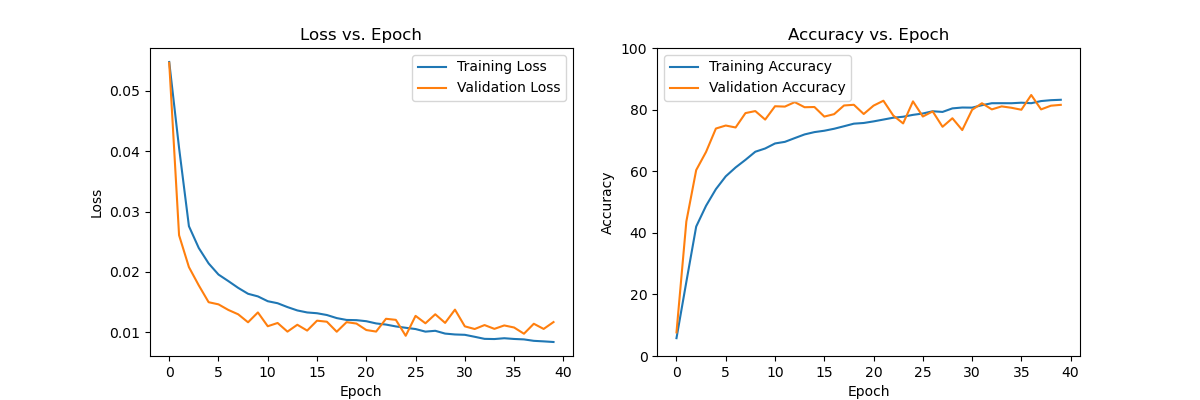

Write Python code to recreate this figure.
import torch
import torchvision.transforms as transforms
import torch.optim as optim
import matplotlib.pyplot as plt
import torch.nn as nn
import gc

from torch.utils.data import Dataset, DataLoader
from torchvision.datasets import ImageFolder
from sklearn.metrics import confusion_matrix


import random
import numpy as np

import time

import os
os.environ["KMP_DUPLICATE_LIB_OK"]="TRUE"



# Set seed = 0 for random, numpy, and torch
seed = 0
random.seed(seed)
np.random.seed(seed)
torch.manual_seed(seed)
if torch.cuda.is_available():
    torch.cuda.manual_seed_all(seed)
torch.backends.cudnn.deterministic = True
torch.backends.cudnn.benchmark = False




# pickle載入
import pickle
training_file = "traffic-signs-data/train.p"
validation_file = "traffic-signs-data/valid.p"
testing_file = "traffic-signs-data/test.p"
with open(training_file, mode='rb') as f:
    train = pickle.load(f)
with open(validation_file, mode='rb') as f:
    valid = pickle.load(f)
with open(testing_file, mode='rb') as f:
    test = pickle.load(f)

x_train, y_train = train['features'], train['labels']
x_valid, y_valid = valid['features'], valid['labels']
x_test, y_test = test['features'], test['labels']

print("x_train shape:", x_train.shape)
print("y_train shape:", y_train.shape)
print("x_valid shape:", x_valid.shape)
print("y_valid shape:", y_valid.shape)
print("x_test shape:", x_test.shape)
print("y_test shape:", y_test.shape)

# 定義資料集
class TrafficSignsDataset(Dataset):
    def __init__(self, images, labels, transform=None):
        self.images = images
        self.labels = labels
        self.classes = np.unique(labels)
        self.transform = transform

    def __len__(self):
        return len(self.images)

    def __getitem__(self, idx):
        image = self.images[idx]
        label = self.labels[idx]
        if self.transform:
            image = self.transform(image)
        return image, label

# 定義轉換
transform = transforms.Compose([
    transforms.ToPILImage(),
    transforms.Resize((224, 224)),
    transforms.ToTensor(),
    transforms.Normalize((0.5, 0.5, 0.5), (0.5, 0.5, 0.5))
])



# batch大小
batch_size = 64



"""
資料集設定
"""
# train dataset path 
# 建立train資料集並transform格式
train_dataset = TrafficSignsDataset(x_train, y_train, transform=transform)
# 載入dataset並拆分batch
train_loader = DataLoader(train_dataset, batch_size=batch_size, shuffle=True)


# validation dataset path 
# 建立valid資料集並transform格式
valid_dataset = TrafficSignsDataset(x_valid, y_valid, transform=transform)
# 載入dataset並拆分batch
valid_loader = DataLoader(valid_dataset, batch_size=batch_size, shuffle=False)

# test dataset path 
# 建立test資料集並transform格式
test_dataset = TrafficSignsDataset(x_test, y_test, transform=transform)
# 載入dataset並拆分batch
test_loader = DataLoader(test_dataset, batch_size=batch_size, shuffle=False)

num_classes = len(np.unique(y_train))
print(f'Number of unique classes: {num_classes}')

"""
模型輸出檔案
"""
trained_model_name = "Alexnet_v1_baseline.pth"

"""
模型架構 : v1為Alexnet baseline
"""
# 以AlexNet為baseline進行的CustomAlexNetModel
class CustomAlexNetModel(nn.Module):
    def __init__(self):
        super(CustomAlexNetModel, self).__init__()

        self.features = nn.Sequential(
            nn.Conv2d(3, 64, kernel_size=11, stride=4, padding=2),
            nn.ReLU(inplace=True),
            nn.MaxPool2d(kernel_size=3, stride=2),
            nn.Conv2d(64, 192, kernel_size=5, padding=2),
            nn.ReLU(inplace=True),
            nn.MaxPool2d(kernel_size=3, stride=2),
            nn.Conv2d(192, 384, kernel_size=3, padding=1),
            nn.ReLU(inplace=True),
            nn.Conv2d(384, 256, kernel_size=3, padding=1),
            nn.ReLU(inplace=True),
            nn.Conv2d(256, 256, kernel_size=3, padding=1),
            nn.ReLU(inplace=True),
            nn.MaxPool2d(kernel_size=3, stride=2),
        )

        self.avgpool = nn.AdaptiveAvgPool2d((6, 6))
        self.classifier = nn.Sequential(
            nn.Linear(256 * 6 * 6, 100),
            nn.ReLU(inplace=True),
            nn.Dropout(),
            nn.Linear(100, 100),
            nn.ReLU(inplace=True),
            nn.Linear(100, 43),
        )

    def forward(self, x):
        x = self.features(x)
        x = self.avgpool(x)
        x = torch.flatten(x, 1)
        x = self.classifier(x)
        return x



# 檢查是否有可用的GPU，如果有就將device設置為cuda，否則設置為cpu
device = torch.device("cuda" if torch.cuda.is_available() else "cpu") ## add
print(torch.cuda.is_available()) #是否有可用的CUDA加速

# 架構確認，查看參數設定及大小
import torchsummary
torchsummary.summary(CustomAlexNetModel().to(device), (3, 224,224), batch_size=batch_size)



# 釋放記憶體，避免記憶體已滿導致訓練失敗
torch.cuda.empty_cache()
gc.collect()


"""
模型訓練
"""
epochs = 40  # 訓練epoch次數
training_loss = []
validation_loss = []
training_accuracy = []
validation_accuracy = []
def train_model():       
    model = CustomAlexNetModel() # 使用CustomAlexNetModel模型架構
    model = model.to(device) 

    learning_rate = 0.001  # 初始學習率

    # 建立 Adam Optimizer (優化調整learing rate)
    optimizer = optim.Adam(model.parameters(), lr=learning_rate) 

    
    # 使用交叉熵損失作為loss function
    criterion = nn.CrossEntropyLoss()

    for epoch in range(epochs):

        # 切換至訓練模式
        model.train()

        # 暫存計數器設定與歸零
        running_loss = 0.0 # loss暫存
        running_correct = 0 # 正確個數暫存
        running_total = 0 # 總數暫存

        # batch 訓練循環
        for batch in train_loader:
            
            # 提取 batch 的 資料（inputs 和 labels）
            inputs, labels = batch
            # 將資料（inputs 和 labels）移動到指定的設備上，以加速運算
            inputs, labels = inputs.to(device), labels.to(device)
            # 梯度歸零
            optimizer.zero_grad()
            # 預測 : 向前傳播
            outputs = model(inputs)
            # 計算loss : 交叉熵
            loss = criterion(outputs, labels)  

            # 反向傳播
            loss.backward()

            # 更新模型的參數
            optimizer.step()

            # 結果儲存
            _, predicted = torch.max(outputs.data, 1) # 預測結果
            running_correct += (predicted == labels).sum().item() # 預測正確者加入
            running_total += labels.size(0) # 更新epoch的training資料累計筆數 (根據此batch大小)
            running_loss += loss.item() #更新目前的epoch train loss sum

        # 計算並儲存epoch training 平均 loss
        training_loss.append(running_loss / running_total) 

        # 計算並儲存 epoch training 正確率
        training_accuracy.append(100 * running_correct / running_total)


        # 切換至驗證模式
        model.eval()

        # 暫存計數器設定與歸零
        running_loss = 0.0 # loss暫存
        running_correct = 0 # 正確個數暫存
        running_total = 0 # 總數暫存

        with torch.no_grad(): # 禁用梯度運算(不需要進行反向傳播)

            # batch 驗證循環
            for batch in valid_loader:

                # 提取 batch 的 資料（inputs 和 labels）
                inputs, labels = batch
                # 將資料（inputs 和 labels）移動到指定的設備上，以加速運算
                inputs, labels = inputs.to(device), labels.to(device)
                # 預測 : 向前傳播
                outputs = model(inputs)                                        
                # 計算loss : 交叉熵
                loss = criterion(outputs, labels)  


                # 結果儲存
                _, predicted = torch.max(outputs.data, 1) # 預測結果
                running_correct += (predicted == labels).sum().item() # 預測正確者加入
                running_total += labels.size(0) # 更新epoch的validation資料累計筆數 (根據此batch大小)
                running_loss += loss.item()  #更新目前的epoch valid loss sum
            
            # 計算並儲存 epoch valid 平均 loss
            validation_loss.append(running_loss / running_total)  

            # 計算並儲存 epoch training 正確率
            validation_accuracy.append(100 * running_correct / running_total)
        
        # print 此epoch訓練/驗證結果
        print(f'Epoch [{epoch}/{epochs-1}] - '
            f'Training Loss: {training_loss[-1]:.4f}, '
            f'Training Accuracy: {training_accuracy[-1]:.2f}%, '
            f'Validation Loss: {validation_loss[-1]:.4f}, '
            f'Validation Accuracy: {validation_accuracy[-1]:.2f}%') 


    # 儲存Model
    torch.save(model.state_dict(),"./model/"+trained_model_name)    



    # Test 階段
    running_loss = 0.0
    running_correct = 0
    running_total = 0
    inference_time = 0

    # 混淆矩陣陣列(預測結果紀錄與正確label)
    all_predictions = []
    all_labels = []

    for batch in test_loader:

        # 提取 batch 的 資料（inputs 和 labels）
        inputs, labels = batch
        # 將資料（inputs 和 labels）移動到指定的設備上，以加速運算
        inputs, labels = inputs.to(device), labels.to(device)

        start_time = time.time()
        # 預測 : 向前傳播
        outputs = model(inputs)                                
        end_time = time.time()
        
        # 計算loss : 交叉熵
        loss = criterion(outputs, labels)  


        # 結果儲存
        _, predicted = torch.max(outputs.data, 1) # 預測結果
        running_correct += (predicted == labels).sum().item() # 預測正確者加入
        running_total += labels.size(0) # 更新epoch的validation資料累計筆數 (根據此batch大小)
        running_loss += loss.item()  #更新目前的epoch valid loss sum

        # extend 類別分類結果 至 混淆矩陣陣列
        all_predictions.extend(predicted.cpu().numpy())
        all_labels.extend(labels.cpu().numpy())
        
        # 計算並顯示推論時間
        inference_time += end_time - start_time
    

    print(f'Single image inference time: {inference_time/running_total:.6f} seconds')


    # print 測試結果
    print("Test loss:",running_loss / running_total) # 計算平均loss
    print("Test accuracy:",100 * running_correct / running_total) # 計算正確率
    
    
    # 建立混淆矩陣
    conf_matrix = confusion_matrix(all_labels, all_predictions)

    # 繪製混淆矩陣
    classes = [
        "Speed limit (20km/h)", "Speed limit (30km/h)", "Speed limit (50km/h)", "Speed limit (60km/h)",
        "Speed limit (70km/h)", "Speed limit (80km/h)", "End of speed limit (80km/h)", "Speed limit (100km/h)",
        "Speed limit (120km/h)", "No passing", "No passing for vehicles over 3.5 metric tons",
        "Right-of-way at the next intersection", "Priority road", "Yield", "Stop", "No vehicles",
        "Vehicles over 3.5 metric tons prohibited", "No entry", "General caution", "Dangerous curve to the left",
        "Dangerous curve to the right", "Double curve", "Bumpy road", "Slippery road", "Road narrows on the right",
        "Road work", "Traffic signals", "Pedestrians", "Children crossing", "Bicycles crossing", "Beware of ice/snow",
        "Wild animals crossing", "End of all speed and passing limits", "Turn right ahead", "Turn left ahead",
        "Ahead only", "Go straight or right", "Go straight or left", "Keep right", "Keep left",
        "Roundabout mandatory", "End of no passing", "End of no passing by vehicles over 3.5 metric tons"
    ]

    import seaborn as sns

    plt.figure(figsize=(12, 8))
    sns.heatmap(conf_matrix,cmap="Blues", xticklabels=classes, yticklabels=classes)
    plt.title('Confusion Matrix')
    plt.xlabel('Predicted Label')
    plt.ylabel('True Label')
    plt.xticks(rotation=45, ha="right")
    plt.yticks(rotation=0)
    plt.show()


    # 繪製各epoch的Accuaracy/Loss圖片
    # 繪製Loss曲線
    plt.figure(figsize=(12, 4))
    plt.subplot(1, 2, 1)
    plt.plot(training_loss, label='Training Loss')
    plt.plot(validation_loss, label='Validation Loss')
    plt.legend()
    plt.title('Loss vs. Epoch')
    plt.xlabel('Epoch')
    plt.ylabel('Loss')

    # 繪製Accuracy曲線
    plt.subplot(1, 2, 2)
    plt.plot(training_accuracy, label='Training Accuracy')
    plt.plot(validation_accuracy, label='Validation Accuracy')
    plt.legend()
    plt.title('Accuracy vs. Epoch')
    plt.xlabel('Epoch')
    plt.ylabel('Accuracy')
    plt.ylim(0, 100)  # 將 y 軸範圍設置為 0 到 100
    plt.show()

train_model()
